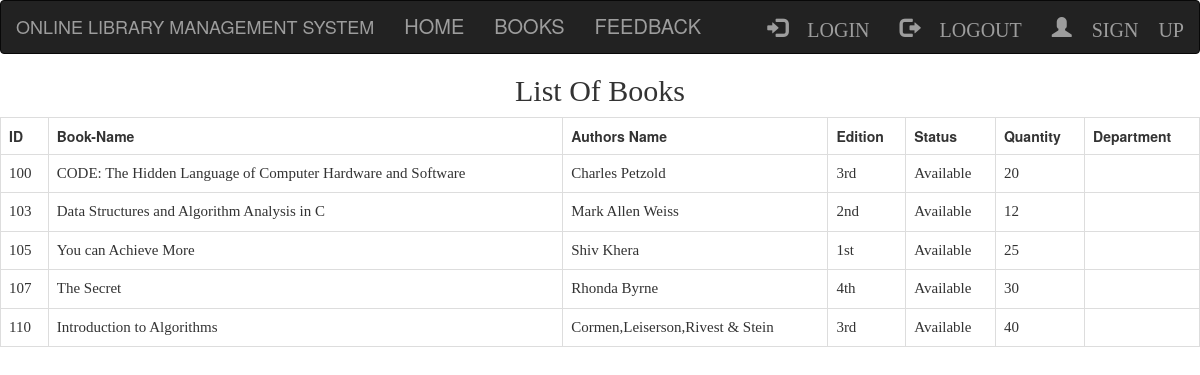
The page /books.php on the database its author committed.
### tables this page shows
CREATE TABLE `books` (
  `bid` int(3) NOT NULL,
  `name` varchar(100) NOT NULL,
  `authors` varchar(50) NOT NULL,
  `edition` varchar(100) NOT NULL,
  `status` varchar(10) NOT NULL,
  `quantity` int(3) NOT NULL,
  `genre` varchar(20) NOT NULL
);

### src/books.php (the view, shortened to what this page needs)
<?php
  include "connection.php";
  include "navbar.php";
?>
<!DOCTYPE html>
<html>
<head>
</head>
<body>
	<h2 style="font-family: Georgia;"><center>List Of Books</center></h2>
	<?php
		$res=mysqli_query($db,"SELECT * FROM `books` ORDER BY `books`.`bid` ASC;");
		echo "<table class='table table-bordered table-hover' >";
			echo "<tr style='background-color: white;'>";
				echo "<th>"; echo "ID";	echo "</th>";
				echo "<th>"; echo "Book-Name";  echo "</th>";
				echo "<th>"; echo "Authors Name";  echo "</th>";
				echo "<th>"; echo "Edition";  echo "</th>";
				echo "<th>"; echo "Status";  echo "</th>";
				echo "<th>"; echo "Quantity";  echo "</th>";
				echo "<th>"; echo "Department";  echo "</th>";
			echo "</tr>";
			while($row=mysqli_fetch_assoc($res))
			{
				echo "<tr style='font-family: Georgia; font-size: 15px;'>";
				echo "<td>"; echo $row['bid']; echo "</td>";
				echo "<td>"; echo $row['name']; echo "</td>";
				echo "<td>"; echo $row['authors']; echo "</td>";
				echo "<td>"; echo $row['edition']; echo "</td>";
				echo "<td>"; echo $row['status']; echo "</td>";
				echo "<td>"; echo $row['quantity']; echo "</td>";
				echo "<td>"; echo $row['department']; echo "</td>";
				echo "</tr>";
			}
		echo "</table>"
;	?>
</body>
</html>

### src/navbar.php (shortened to what this page needs)
<!DOCTYPE html>
<html>
<head>
	  <link rel="stylesheet" type="text/css" href="style.css">
    <link rel="stylesheet" href="https://maxcdn.bootstrapcdn.com/bootstrap/3.3.7/css/bootstrap.min.css">
</head>
<body>
	    <nav class="navbar navbar-inverse">
      <div class="container-fluid">
          <div class="navbar-header">
            <a class="navbar-brand active">ONLINE LIBRARY MANAGEMENT SYSTEM</a>
          </div>
          <ul class="nav navbar-nav">
            <li><a href="index.php">HOME</a></li>
            <li><a href="books.php">BOOKS</a></li>
            <li><a href="feedback.php">FEEDBACK</a></li>
          </ul>
          <ul class="nav navbar-nav navbar-right">
            <li><a href="student_login.php"><span class="glyphicon glyphicon-log-in"> LOGIN</span></a></li>
            <li><a href="student_login.php"><span class="glyphicon glyphicon-log-out"> LOGOUT</span></a></li>
            <li><a href="registration.php"><span class="glyphicon glyphicon-user"> SIGN UP</span></a></li>
          </ul>
      </div>
    </nav>
</body>
</html>

### src/style.css (style rules this page uses)
html, body, div, span, object, iframe, h1, h2, h3, h4, h5, h6, p, blockquote, pre, abbr, address, cite, code, del, dfn, em, img, ins, kbd, q, samp, small, strong, sub, sup, var, b, i, dl, dt, dd, ol, ul, li, fieldset, form, label, legend, table, caption, tbody, tfoot, thead, tr, th, td, article, aside, canvas, details, figcaption, figure, footer, header, hgroup, menu, nav, section, summary, time, mark, audio, video { margin:0; padding:0; border:0; outline:0; font-size:100%; vertical-align:baseline; background:transparent; }
body { line-height:1; }
article,aside,details,figcaption,figure, footer,header,hgroup,menu,nav,section { display:block; }
nav ul { list-style:none; }
a { margin:0; padding:0; font-size:100%; vertical-align:baseline; background:transparent; }
table { border-collapse:collapse; border-spacing:0; }
.nav { font-size: 20px; }
li a { color: white; text-decoration: none; }

### rows shown on the page
books: bid "100", name "CODE: The Hidden Language of Computer Hardware and Software", authors "Charles Petzold", edition "3rd", status "Available", quantity "20"
books: bid "103", name "Data Structures and Algorithm Analysis in C", authors "Mark Allen Weiss", edition "2nd", status "Available", quantity "12"
books: bid "105", name "You can Achieve More", authors "Shiv Khera", edition "1st", status "Available", quantity "25"
books: bid "107", name "The Secret", authors "Rhonda Byrne", edition "4th", status "Available", quantity "30"
books: bid "110", name "Introduction to Algorithms", authors "Cormen,Leiserson,Rivest & Stein", edition "3rd", status "Available", quantity "40"
